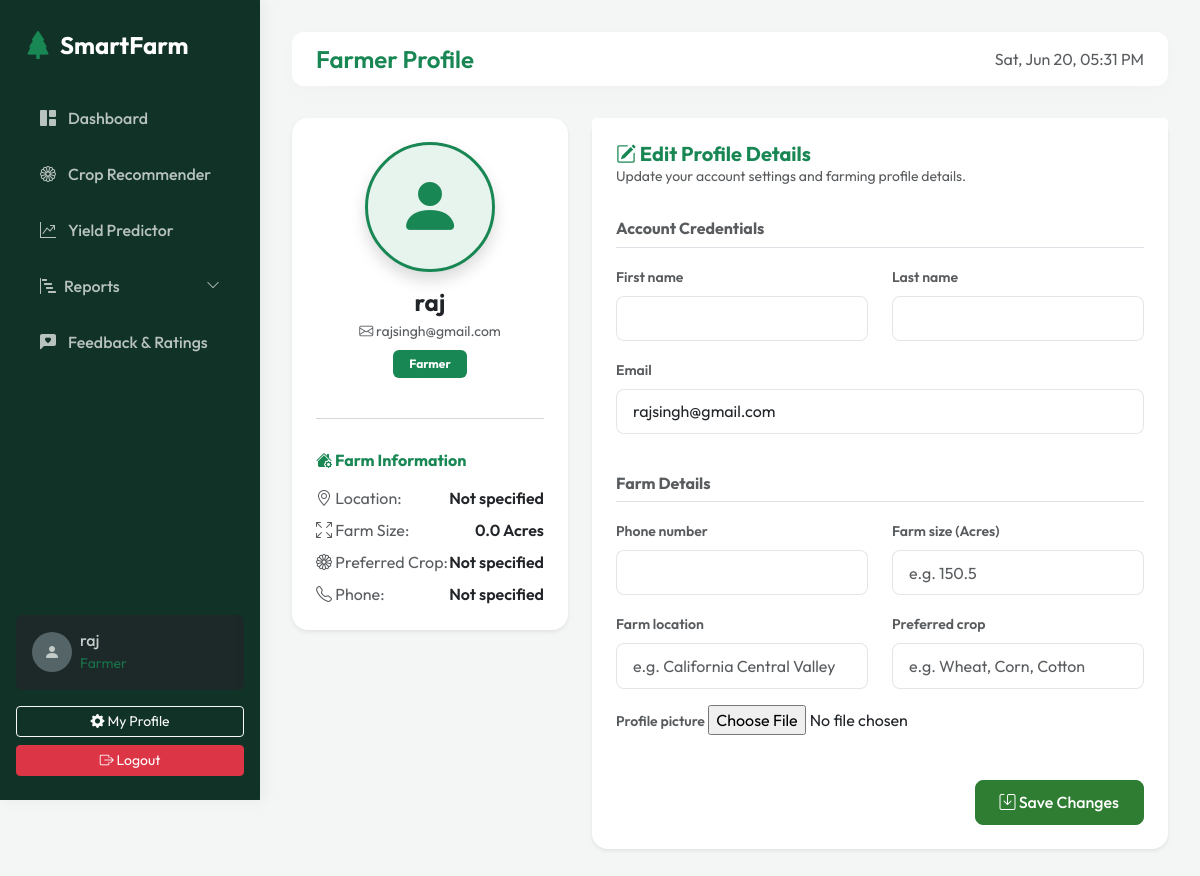
The app's page /accounts/profile/ (signed in) with its own data.
### accounts/models.py (models this page shows, shortened)
class User(AbstractUser):
    ROLE_CHOICES = (
        ('farmer', 'Farmer'),
        ('admin', 'Admin'),
    )
    role = models.CharField(max_length=10, choices=ROLE_CHOICES, default='farmer')

class FarmerProfile(models.Model):
    user = models.OneToOneField(User, on_delete=models.CASCADE, related_name='profile')
    full_name = models.CharField(max_length=100, blank=True)
    phone_number = models.CharField(max_length=15, blank=True)
    farm_location = models.CharField(max_length=255, blank=True)
    farm_size = models.FloatField(null=True, blank=True, help_text="Size of farm in acres")
    preferred_crop = models.CharField(max_length=100, blank=True)
    profile_picture = models.ImageField(upload_to='profiles/', blank=True, null=True)

### accounts/views.py (the view)
# urls.py: path('profile/', views.profile_view, name='profile'),
@login_required
def profile_view(request):
    if request.method == 'POST':
        user_form = UserEditForm(request.POST, instance=request.user)
        profile_form = FarmerProfileForm(request.POST, request.FILES, instance=request.user.profile)
        if user_form.is_valid() and profile_form.is_valid():
            user_form.save()
            profile_form.save()
            messages.success(request, "Your profile has been updated successfully!")
            return redirect('profile')
        else:
            messages.error(request, "Profile update failed. Please check the inputs.")
    else:
        user_form = UserEditForm(instance=request.user)
        profile_form = FarmerProfileForm(instance=request.user.profile)
    context = {
        'user_form': user_form,
        'profile_form': profile_form
    }
    return render(request, 'accounts/profile.html', context)

### accounts/forms.py
class UserEditForm(BootstrapFormMixin, forms.ModelForm):
    first_name = forms.CharField(required=False)
    last_name = forms.CharField(required=False)
    email = forms.EmailField(required=True)
    class Meta:
        model = User
        fields = ('first_name', 'last_name', 'email')

class FarmerProfileForm(BootstrapFormMixin, forms.ModelForm):
    class Meta:
        model = FarmerProfile
        fields = ('phone_number', 'farm_location', 'farm_size', 'preferred_crop', 'profile_picture')
        widgets = {
            'farm_location': forms.TextInput(attrs={'placeholder': 'e.g. California Central Valley'}),
            'farm_size': forms.NumberInput(attrs={'placeholder': 'e.g. 150.5'}),
            'preferred_crop': forms.TextInput(attrs={'placeholder': 'e.g. Wheat, Corn, Cotton'}),
        }

### templates/accounts/profile.html (shortened to what this page needs)
{% extends 'base.html' %}
{% block page_title %}Farmer Profile{% endblock %}
{% block content %}
<div class="row">
    <div class="col-lg-4 mb-4">
        <div class="card shadow-sm border-0 rounded-4 text-center p-4">
            <div class="d-flex flex-column align-items-center">
                <div class="position-relative mb-3">
                    {% if user.profile.profile_picture %}
                        <img src="{{ user.profile.profile_picture.url }}" class="rounded-circle border border-3 border-success shadow" width="130" height="130" style="object-fit: cover;" alt="Avatar">
                    {% else %}
                        <div class="rounded-circle bg-success bg-opacity-10 text-success border border-3 border-success d-flex align-items-center justify-content-center shadow" style="width: 130px; height: 130px;">
                            <i class="bi bi-person-fill" style="font-size: 4rem;"></i>
                        </div>
                    {% endif %}
                </div>
                <h4 class="fw-bold mb-1">{{ user.profile.full_name|default:user.username }}</h4>
                <p class="text-muted small mb-2"><i class="bi bi-envelope"></i> {{ user.email }}</p>
                <div class="d-flex gap-2 mb-4">
                    <span class="badge bg-success text-capitalize px-3 py-2 fs-7">{{ user.role }}</span>
                </div>
            </div>
            <hr class="text-muted">
            <div class="text-start mt-3">
                <h6 class="fw-bold text-success mb-3"><i class="bi bi-house-gear-fill"></i> Farm Information</h6>
                <div class="d-flex justify-content-between mb-2">
                    <span class="text-muted"><i class="bi bi-geo-alt"></i> Location:</span>
                    <span class="fw-semibold">{{ user.profile.farm_location|default:"Not specified" }}</span>
                </div>
                <div class="d-flex justify-content-between mb-2">
                    <span class="text-muted"><i class="bi bi-arrows-fullscreen"></i> Farm Size:</span>
                    <span class="fw-semibold">{{ user.profile.farm_size|default:"0.0" }} Acres</span>
                </div>
                <div class="d-flex justify-content-between mb-2">
                    <span class="text-muted"><i class="bi bi-flower1"></i> Preferred Crop:</span>
                    <span class="fw-semibold">{{ user.profile.preferred_crop|default:"Not specified" }}</span>
                </div>
                <div class="d-flex justify-content-between">
                    <span class="text-muted"><i class="bi bi-telephone"></i> Phone:</span>
                    <span class="fw-semibold">{{ user.profile.phone_number|default:"Not specified" }}</span>
                </div>
            </div>
        </div>
    </div>
    <div class="col-lg-8">
        <div class="card shadow-sm border-0 rounded-4">
            <div class="card-header bg-white border-0 pt-4 px-4">
                <h5 class="fw-bold mb-0 text-success"><i class="bi bi-pencil-square"></i> Edit Profile Details</h5>
                <p class="text-muted small mb-0">Update your account settings and farming profile details.</p>
            </div>
            <div class="card-body p-4">
                <form method="POST" enctype="multipart/form-data">
                    <h6 class="fw-bold text-muted border-bottom pb-2 mb-3">Account Credentials</h6>
                    <div class="row">
                        <div class="col-md-6 mb-3">
                            <label class="form-label small fw-semibold text-muted">{{ user_form.first_name.label }}</label>
                            {{ user_form.first_name }}
                        </div>
                        <div class="col-md-6 mb-3">
                            <label class="form-label small fw-semibold text-muted">{{ user_form.last_name.label }}</label>
                            {{ user_form.last_name }}
                        </div>
                        <div class="col-md-12 mb-3">
                            <label class="form-label small fw-semibold text-muted">{{ user_form.email.label }}</label>
                            {{ user_form.email }}
                        </div>
                    </div>
                    <h6 class="fw-bold text-muted border-bottom pb-2 mt-4 mb-3">Farm Details</h6>
                    <div class="row">
                        <div class="col-md-6 mb-3">
                            <label class="form-label small fw-semibold text-muted">{{ profile_form.phone_number.label }}</label>
                            {{ profile_form.phone_number }}
                        </div>
                        <div class="col-md-6 mb-3">
                            <label class="form-label small fw-semibold text-muted">{{ profile_form.farm_size.label }} (Acres)</label>
                            {{ profile_form.farm_size }}
                        </div>
                        <div class="col-md-6 mb-3">
                            <label class="form-label small fw-semibold text-muted">{{ profile_form.farm_location.label }}</label>
                            {{ profile_form.farm_location }}
                        </div>
                        <div class="col-md-6 mb-3">
                            <label class="form-label small fw-semibold text-muted">{{ profile_form.preferred_crop.label }}</label>
                            {{ profile_form.preferred_crop }}
                        </div>
                        <div class="col-md-12 mb-3">
                            <label class="form-label small fw-semibold text-muted">{{ profile_form.profile_picture.label }}</label>
                            {{ profile_form.profile_picture }}
                        </div>
                    </div>
                    <div class="mt-4 d-flex justify-content-end">
                        <button type="submit" class="btn btn-primary px-4">
                            <i class="bi bi-save"></i> Save Changes
                        </button>
                    </div>
                </form>
            </div>
        </div>
    </div>
</div>
{% endblock %}

### templates/base.html (shortened to what this page needs)
{% load static %}
<!DOCTYPE html>
<html lang="en">
<head>
    <link href="https://cdn.jsdelivr.net/npm/bootstrap@5.3.0/dist/css/bootstrap.min.css" rel="stylesheet">
    <link href="https://cdn.jsdelivr.net/npm/bootstrap-icons@1.10.0/font/bootstrap-icons.css" rel="stylesheet">
    <link href="{% static 'css/style.css' %}" rel="stylesheet">
</head>
<body>
    <aside class="sidebar d-flex flex-column justify-content-between py-4" id="sidebar">
        <div>
            <div class="px-4 mb-4 d-flex align-items-center gap-2">
                <i class="bi bi-tree-fill text-success fs-3"></i>
                <span class="fs-4 fw-bold tracking-tight">SmartFarm</span>
            </div>
            <nav class="nav flex-column">
                <a class="nav-link {% if request.resolver_match.url_name == 'dashboard' %}active{% endif %}" href="{% url 'dashboard' %}">
                    <i class="bi bi-grid-1x2-fill"></i> Dashboard
                </a>
                {% if user.is_authenticated %}
                <a class="nav-link {% if 'recommend' in request.path %}active{% endif %}" href="{% url 'recommend_crop' %}">
                    <i class="bi bi-flower1"></i> Crop Recommender
                </a>
                <a class="nav-link {% if 'predict' in request.path %}active{% endif %}" href="{% url 'predict_yield' %}">
                    <i class="bi bi-graph-up-arrow"></i> Yield Predictor
                </a>
                <a class="nav-link {% if 'reports' in request.path %}active{% endif %} d-flex justify-content-between align-items-center" data-bs-toggle="collapse" href="#reportsMenu" role="button" aria-expanded="{% if 'reports' in request.path %}true{% else %}false{% endif %}" aria-controls="reportsMenu">
                    <div class="d-flex align-items-center gap-2">
                        <i class="bi bi-bar-chart-steps"></i> Reports
                    </div>
                    <i class="bi bi-chevron-down small reports-arrow" style="transition: transform 0.3s ease;"></i>
                </a>
                <a class="nav-link {% if 'feedback' in request.path %}active{% endif %}" href="{% url 'feedback_list' %}">
                    <i class="bi bi-chat-left-heart-fill"></i> Feedback & Ratings
                </a>
                {% endif %}
            </nav>
        </div>
        <div class="px-3">
            {% if user.is_authenticated %}
            <div class="card bg-dark text-white border-0 opacity-75 mb-3">
                <div class="card-body p-3 d-flex align-items-center gap-2">
                    {% if user.profile.profile_picture %}
                        <img src="{{ user.profile.profile_picture.url }}" class="rounded-circle" width="40" height="40" alt="Avatar">
                    {% else %}
                        <div class="rounded-circle bg-secondary d-flex align-items-center justify-content-center" style="width: 40px; height: 40px;">
                            <i class="bi bi-person-fill text-white"></i>
                        </div>
                    {% endif %}
                    <div class="overflow-hidden">
                        <h6 class="mb-0 text-truncate">{{ user.get_full_name|default:user.username }}</h6>
                        <small class="text-success text-capitalize">{{ user.role|default:"Farmer" }}</small>
                    </div>
                </div>
            </div>
            <a href="{% url 'profile' %}" class="btn btn-outline-light btn-sm w-100 mb-2">
                <i class="bi bi-gear-fill"></i> My Profile
            </a>
            <form action="{% url 'logout' %}" method="post">
                <button type="submit" class="btn btn-danger btn-sm w-100">
                    <i class="bi bi-box-arrow-right"></i> Logout
                </button>
            </form>
            {% endif %}
        </div>
    </aside>
    <div class="main-content">
        <header class="top-navbar d-flex align-items-center justify-content-between">
            <div class="d-flex align-items-center gap-3">
                <h4 class="mb-0 fw-semibold text-success">{% block page_title %}Overview{% endblock %}</h4>
            </div>
            <div class="d-flex align-items-center gap-3">
                <span class="text-muted d-none d-md-inline" id="live-time"></span>
            </div>
        </header>
        <main class="container-fluid px-0">
            {% block content %}{% endblock %}
        </main>
    </div>
</body>
</html>

### static/css/style.css (style rules this page uses)
:root { --primary-green: #1b4d3e; --secondary-green: #2e7d32; --accent-earth: #c77d3f; --light-bg: #f4f6f5; --card-bg: #ffffff; --text-dark: #212529; --text-muted: #6c757d; --sidebar-width: 260px; --sidebar-bg: #113327; --transition-smooth: all 0.3s cubic-bezier(0.25, 0.8, 0.25, 1); }
body { font-family: 'Outfit', sans-serif; background-color: var(--light-bg); color: var(--text-dark); min-height: 100vh; overflow-x: hidden; }
.sidebar { width: var(--sidebar-width); height: 100vh; position: fixed; top: 0; left: 0; background-color: var(--sidebar-bg); color: #ffffff; z-index: 1000; transition: var(--transition-smooth); box-shadow: 4px 0 15px rgba(0, 0, 0, 0.05); }
.sidebar .nav-link { color: rgba(255, 255, 255, 0.7); padding: 0.8rem 1.5rem; font-weight: 500; display: flex; align-items: center; gap: 12px; transition: var(--transition-smooth); border-radius: 8px; margin: 0.2rem 1rem; }
.main-content { margin-left: var(--sidebar-width); padding: 2rem; min-height: 100vh; transition: var(--transition-smooth); }
.top-navbar { background-color: var(--card-bg); border-radius: 12px; box-shadow: 0 4px 20px rgba(0, 0, 0, 0.02); padding: 0.8rem 1.5rem; margin-bottom: 2rem; }
.btn-primary { background-color: var(--secondary-green); border-color: var(--secondary-green); font-weight: 500; border-radius: 8px; padding: 0.6rem 1.2rem; transition: var(--transition-smooth); }
.form-control, .form-select { border-radius: 8px; padding: 0.6rem 1rem; border: 1px solid rgba(0, 0, 0, 0.1); }

### templates/base.html (style rules this page uses)
.sidebar .nav-link[data-bs-toggle="collapse"] { cursor: pointer; }

### records on screen
User: get_full_name "raj", role "Farmer", profile.full_name "raj", email "rajsingh@gmail.com", profile.farm_location "Not specified", profile.farm_size "0.0", profile.preferred_crop "Not specified", profile.phone_number "Not specified"

### other values on screen
{{ user_form.first_name.label }} "First name"
{{ user_form.last_name.label }} "Last name"
{{ user_form.email.label }} "Email"
{{ profile_form.phone_number.label }} "Phone number"
{{ profile_form.farm_size.label }} "Farm size"
{{ profile_form.farm_location.label }} "Farm location"
{{ profile_form.preferred_crop.label }} "Preferred crop"
{{ profile_form.profile_picture.label }} "Profile picture"
